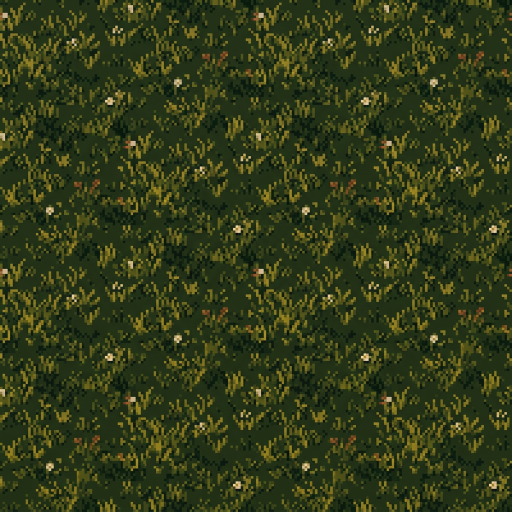
#> input picture assets_src/world/grass_tile.png, 1024 x 1024 px, found by its file name (shown at 1/2 size)
$ python gen_region_tiles.py
#> lines starting #> are read from the running program, lines starting #| are printed output that depends on the picture
#> the loop in main, `for key, build in BUILDERS.items():` made 9 passes
#| [tiles] cliff_tile.png         256x256  26955 B
#| [tiles] sand_tile.png          256x256   8864 B
#| [tiles] snow_tile.png          256x256  10603 B
#| [tiles] stone_floor_tile.png   256x256  19148 B
#| [tiles] wood_tile.png          256x256  10850 B
#| [tiles] water_tile.png         256x256  18222 B
#> pass 1, in quantise, `out = Image.fromarray(img, "RGB").quantize( colors=colours, method=Ima..`:
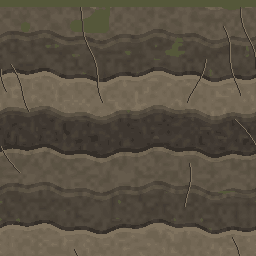
#> out: PIL image 256x256 RGB; mean R, G, B 89.2, 80.5, 66.8
#> pass 2, in quantise (call 2), `out = Image.fromarray(img, "RGB").quantize( colors=colours, method=Ima..`:
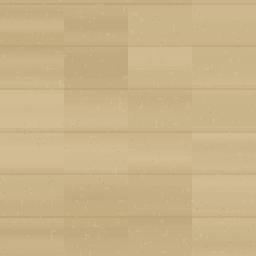
#> out: PIL image 256x256 RGB; mean R, G, B 200.8, 179, 136.9
#> pass 3, in quantise (call 3), `out = Image.fromarray(img, "RGB").quantize( colors=colours, method=Ima..`:
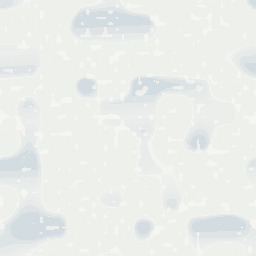
#> out: PIL image 256x256 RGB; mean R, G, B 235.1, 237.9, 235
#!/usr/bin/env python3
"""Generate the terrain/prop textures that REGION "Yaros" (step 2) needs.

The old valley used two hand-made tiles (grass, dirt). A tiered region needs a
few more surfaces - cliff rock, sand, snow, dressed stone, bridge wood, water -
and they must sit in the SAME visual language: 256x256, nearest-filtered pixel
art, warm palette, no gradients, no smooth noise.

Everything here is procedural but deterministic: the same seed writes
byte-identical PNGs, so a rebuild never dirties the repository by accident.

    python3 tools/gen_region_tiles.py
    python3 tools/gen_region_tiles.py --only cliff

Output: game/game/world/textures/*.png (world.pck).
"""

from __future__ import annotations

import argparse
import math
import os

import numpy as np
from PIL import Image

HERE = os.path.dirname(os.path.abspath(__file__))
OUT = os.path.join(HERE, "..", "game", "game", "world", "textures")

SIZE = 256
SEED = 20251025


# ------------------------------------------------------------------ noise -----
def _rng(seed: int) -> np.random.Generator:
    return np.random.default_rng(seed)


def tile_noise(size: int, cells: int, seed: int) -> np.ndarray:
    """Smooth value noise that wraps at the edges (so the texture tiles)."""
    rng = _rng(seed)
    grid = rng.random((cells, cells))
    # bilinear over a circular grid: sample at 4 neighbours and wrap the index
    ys = np.linspace(0.0, cells, size, endpoint=False)
    xs = np.linspace(0.0, cells, size, endpoint=False)
    y0 = np.floor(ys).astype(int)
    x0 = np.floor(xs).astype(int)
    fy = (ys - y0)[:, None]
    fx = (xs - x0)[None, :]
    fy = fy * fy * (3.0 - 2.0 * fy)
    fx = fx * fx * (3.0 - 2.0 * fx)
    g00 = grid[np.ix_(y0 % cells, x0 % cells)]
    g10 = grid[np.ix_(y0 % cells, (x0 + 1) % cells)]
    g01 = grid[np.ix_((y0 + 1) % cells, x0 % cells)]
    g11 = grid[np.ix_((y0 + 1) % cells, (x0 + 1) % cells)]
    top = g00 * (1.0 - fx) + g10 * fx
    bot = g01 * (1.0 - fx) + g11 * fx
    return top * (1.0 - fy) + bot * fy


def speckles(size: int, count: int, seed: int, length: int = 2) -> np.ndarray:
    """Vertical 1 px strokes, the trick that makes the old grass read as pixel
    art rather than as a noise field."""
    m = np.zeros((size, size), dtype=bool)
    rng = _rng(seed)
    xs = rng.integers(0, size, count)
    ys = rng.integers(0, size, count)
    for x, y in zip(xs, ys):
        m[y : y + length, x] = True
    return m


def mix(a: tuple, b: tuple, t: float) -> tuple:
    return tuple(int(round(a[i] + (b[i] - a[i]) * t)) for i in range(3))


def shade(base: tuple, k: float) -> tuple:
    return tuple(max(0, min(255, int(round(c * k)))) for c in base)


def put(img: np.ndarray, mask: np.ndarray, colour: tuple, alpha: float = 1.0) -> None:
    """Paint `colour` where `mask` is set, keeping the existing colour by
    `1 - alpha`. Works on an (h, w, 3) uint8 array."""
    mask = np.broadcast_to(mask, img.shape[:2])
    if alpha >= 1.0:
        img[mask] = colour
        return
    for c in range(3):
        img[..., c][mask] = (
            img[..., c][mask] * (1.0 - alpha) + colour[c] * alpha
        ).astype(np.uint8)


def quantise(img: np.ndarray, colours: int, name: str) -> Image.Image:
    out = Image.fromarray(img, "RGB").quantize(
        colors=colours, method=Image.MEDIANCUT, dither=Image.Dither.NONE
    ).convert("RGB")
    return out


def save(img: Image.Image, name: str) -> None:
    path = os.path.join(OUT, name + ".png")
    img.save(path, optimize=True)
    print("[tiles] %-22s %dx%d %6d B" % (name + ".png", img.width, img.height,
                                          os.path.getsize(path)))


# ------------------------------------------------------------------ tiles -----
def cliff() -> Image.Image:
    """Layered rock face. Strata run horizontally because the walls in the world
    are vertical: a horizontal band reads as sediment, and it hides the seam
    where one 1.8 m level meets the next."""
    base = np.zeros((SIZE, SIZE, 3), dtype=np.uint8)
    bands = [(96, 86, 72), (76, 68, 58), (116, 104, 86), (64, 57, 50)]
    n_grain = tile_noise(SIZE, 64, SEED + 2)
    xs = np.arange(SIZE)
    ys = np.arange(SIZE)
    warp = 4.0 * np.sin(xs * 2.0 * np.pi / 128.0) + 2.0 * np.sin(xs * 2.0 * np.pi / 37.0)
    for y in range(SIZE):
        for x in range(SIZE):
            v = (y + warp[x]) / 38.0
            band = int(np.floor(v)) % len(bands)
            f = v - np.floor(v)
            c = bands[band]
            if f < 0.11:
                c = shade(c, 1.16)
            elif f > 0.90:
                c = shade(c, 0.78)
            jitter = (float(n_grain[y, x]) - 0.5) * 18.0
            base[y, x] = (max(0, min(255, int(c[0] + jitter))),
                          max(0, min(255, int(c[1] + jitter))),
                          max(0, min(255, int(c[2] + jitter))))
    # vertical cracks: a dark core with a lit edge on one side
    rng = _rng(SEED + 3)
    for _ in range(7):
        x = float(rng.integers(8, SIZE - 8))
        y = int(rng.integers(0, SIZE))
        length = int(rng.integers(40, 130))
        drift = float(rng.uniform(-0.8, 0.8))
        for i in range(length):
            xx = int(round(x + drift * i + 2.0 * np.sin(i / 9.0))) % SIZE
            yy = (y + i) % SIZE
            base[yy, xx] = shade(bands[3], 0.55)
            if xx + 1 < SIZE:
                base[yy, xx + 1] = shade(bands[2], 1.10)
    # moss: the top lip and a few damp pockets, never a camouflage field
    moss_n = tile_noise(SIZE, 10, SEED + 4)
    top = np.arange(SIZE)[:, None] < 7
    put(base, top, (78, 92, 48), 0.9)
    put(base, (moss_n > 0.78) & (np.arange(SIZE)[:, None] < 60), (74, 90, 46), 0.55)
    put(base, tile_noise(SIZE, 28, SEED + 5) > 0.93, (104, 120, 64), 0.25)
    return quantise(base, 18, "cliff_tile")


def sand() -> Image.Image:
    n1 = tile_noise(SIZE, 5, SEED + 10)
    n2 = tile_noise(SIZE, 21, SEED + 11)
    base = np.zeros((SIZE, SIZE, 3), dtype=np.uint8)
    pale = (214, 196, 156)
    warm = (188, 162, 118)
    dark = (150, 126, 88)
    for y in range(SIZE):
        for x in range(0, SIZE, 64):
            t = float(np.clip(0.65 * n1[y, x] + 0.35 * n2[y, x], 0, 1))
            base[y, x : x + 64, :] = mix(pale, warm, t)
    # wide, soft ripples: the beach cue at a glance, at low contrast
    for band in range(6):
        y0 = band * SIZE // 6
        put(base, (np.arange(SIZE)[:, None] >= y0) & (np.arange(SIZE)[:, None] < y0 + 3),
            shade(warm, 1.06), 0.30)
        put(base, (np.arange(SIZE)[:, None] >= y0 + 3) & (np.arange(SIZE)[:, None] < y0 + 5),
            dark, 0.18)
    put(base, speckles(SIZE, 240, SEED + 12), (228, 212, 176), 0.28)
    put(base, speckles(SIZE, 300, SEED + 13, 1), (166, 142, 104), 0.35)
    put(base, tile_noise(SIZE, 60, SEED + 14) > 0.90, (222, 204, 166), 0.25)
    return quantise(base, 18, "sand_tile")


def snow() -> Image.Image:
    """Snow reads as snow because of its SHADOWS, not its white: soft blue-grey
    drift shadows with a lit crust above them, plus a little sparkle."""
    base = np.zeros((SIZE, SIZE, 3), dtype=np.uint8)
    white = (238, 240, 236)
    lit = (250, 250, 246)
    shade_blue = (182, 198, 212)
    drift = tile_noise(SIZE, 9, SEED + 20)
    grain = tile_noise(SIZE, 44, SEED + 21)
    xs = np.arange(SIZE)[None, :]
    ys = np.arange(SIZE)[:, None]
    bank = np.clip((0.42 - drift) / 0.16, 0.0, 1.0) * 0.55
    bank *= np.clip(0.55 + 0.45 * np.sin(ys * 0.09 + xs * 0.004), 0.0, 1.0)
    for y in range(SIZE):
        for x in range(SIZE):
            c = mix(white, shade_blue, float(bank[y, x]))
            if grain[y, x] > 0.82:
                c = mix(c, lit, 0.6)
            base[y, x] = c
    put(base, (np.clip((0.42 - drift) / 0.16, 0.0, 1.0) < 0.12)
        & (drift < 0.42), lit, 0.55)
    put(base, tile_noise(SIZE, 70, SEED + 23) > 0.97, (255, 255, 255), 0.9)
    return quantise(base, 10, "snow_tile")


def stone_floor() -> Image.Image:
    """Dressed slabs: 2x2 blocks per tile, mortar dark, chipped corners."""
    n1 = tile_noise(SIZE, 7, SEED + 30)
    n2 = tile_noise(SIZE, 24, SEED + 31)
    base = np.zeros((SIZE, SIZE, 3), dtype=np.uint8)
    cool = (124, 118, 108)
    warm = (146, 138, 124)
    mortar = (78, 74, 66)
    for y in range(SIZE):
        for x in range(SIZE):
            t = float(np.clip(0.55 * n1[y, x] + 0.45 * n2[y, x], 0, 1))
            base[y, x] = mix(cool, warm, t)
    for k in range(1, 4):
        seam = (k * SIZE // 4) + 2
        base[:, seam - 1 : seam + 1] = mortar
        base[seam - 1 : seam + 1, :] = mortar
    # slab bevels: lighter top edge, darker bottom edge inside each block
    for by in range(4):
        for bx in range(4):
            y0, x0 = by * 64, bx * 64
            base[y0 + 2 : y0 + 4, x0 + 2 : x0 + 62] = shade(warm, 1.12)
            base[y0 + 60 : y0 + 62, x0 + 2 : x0 + 62] = shade(cool, 0.82)
    put(base, (n2 > 0.80), shade(warm, 1.10), 0.45)
    put(base, tile_noise(SIZE, 30, SEED + 32) > 0.88, (86, 96, 62), 0.35)  # moss in joints
    return quantise(base, 16, "stone_floor_tile")


def wood() -> Image.Image:
    """Bridge/dock planks: horizontal boards, dark seams every 32 px."""
    n1 = tile_noise(SIZE, 4, SEED + 40)
    n2 = tile_noise(SIZE, 40, SEED + 41)
    base = np.zeros((SIZE, SIZE, 3), dtype=np.uint8)
    light = (150, 112, 74)
    mid = (124, 90, 58)
    dark = (88, 62, 40)
    for y in range(SIZE):
        plank = y // 32
        t = float(np.clip(0.5 * n1[y, 0] + 0.5 * n2[y, 0] + 0.08 * (plank % 2), 0, 1))
        base[y, :, :] = mix(mid, light, t)
    for seam in range(0, SIZE + 1, 32):
        base[max(0, seam - 2) : seam, :] = dark
    # grain: long horizontal strokes, darker
    put(base, ((n2 > 0.66) & (n2 < 0.74)) | (n2 < 0.05), shade(dark, 1.1), 0.35)
    # nails at the plank ends
    rng = _rng(SEED + 42)
    for y in range(16, SIZE, 32):
        for _ in range(2):
            x = int(rng.integers(6, SIZE - 6))
            base[y - 1 : y + 2, x - 1 : x + 2] = (70, 72, 74)
    return quantise(base, 16, "wood_tile")


def water() -> Image.Image:
    """A tile the water shader scrolls twice at different speeds: broad swell
    plus fine chop. Low contrast on purpose - the tint comes from depth."""
    base = np.zeros((SIZE, SIZE, 3), dtype=np.uint8)
    deep = (38, 60, 68)
    lift = (66, 94, 96)
    crest = (126, 146, 136)
    xs = np.arange(SIZE)[None, :]
    ys = np.arange(SIZE)[:, None]
    swell = np.sin(ys * 2.0 * np.pi / 34.0 + 1.6 * np.sin(xs * 2.0 * np.pi / 96.0))
    chop = np.sin((ys * 1.9 + xs * 0.35) * 2.0 * np.pi / 17.0
                  + 0.8 * np.sin(xs * 2.0 * np.pi / 48.0))
    t = np.clip(0.55 * (0.5 + 0.5 * swell) + 0.45 * (0.5 + 0.5 * chop), 0.0, 1.0)
    for y in range(SIZE):
        for x in range(SIZE):
            base[y, x] = mix(deep, lift, float(t[y, x]) * 0.85)
    put(base, (swell > 0.93) & (chop > -0.2), crest, 0.35)
    put(base, (swell < -0.94), shade(deep, 0.85), 0.4)
    put(base, tile_noise(SIZE, 40, SEED + 53) > 0.95, (168, 186, 172), 0.30)
    return quantise(base, 12, "water_tile")


# ------------------------------------------------------------------ props -----
def _alpha_canvas(w: int, h: int) -> np.ndarray:
    return np.zeros((h, w, 4), dtype=np.uint8)


def flowers() -> Image.Image:
    """A clump of small warm flowers. Billboards, never a character."""
    w, h = 96, 64
    img = _alpha_canvas(w, h)
    rng = _rng(SEED + 60)
    stem = (72, 96, 52)
    leaf = (94, 122, 62)
    petals = [(226, 210, 168), (214, 150, 96), (188, 104, 104), (232, 190, 96)]
    for i in range(26):
        x = int(rng.integers(4, w - 4))
        base = h - 1 - int(rng.integers(0, 6))
        height = int(rng.integers(8, 22))
        for k in range(height):
            y = base - k
            if 0 <= y < h:
                img[y, x] = (*stem, 255)
        if rng.random() < 0.6:
            ly = base - height // 2
            lx = x + (1 if rng.random() < 0.5 else -1)
            if 0 <= ly < h and 0 <= lx < w:
                img[ly, lx] = (*leaf, 255)
        top = base - height
        col = petals[int(rng.integers(0, len(petals)))]
        for dx, dy in ((0, 0), (1, 0), (0, -1), (1, -1), (-1, 0)):
            xx, yy = x + dx, top + dy
            if 0 <= xx < w and 0 <= yy < h:
                img[yy, xx] = (*col, 255)
        if 0 <= top + 1 < h:
            img[top + 1, x] = (150, 120, 60, 255)
    return Image.fromarray(img, "RGBA")


def reeds() -> Image.Image:
    w, h = 80, 128
    img = _alpha_canvas(w, h)
    rng = _rng(SEED + 61)
    green = (86, 108, 58)
    dry = (150, 132, 82)
    tip = (176, 150, 96)
    for i in range(18):
        x = int(rng.integers(4, w - 4))
        top = int(rng.integers(16, 54))
        bend = rng.uniform(-0.10, 0.10)
        height = h - top
        for k in range(height):
            y = h - 1 - k
            xx = int(round(x + bend * k))
            if 0 <= xx < w and 0 <= y < h:
                img[y, xx] = (*(green if k < height * 0.75 else dry), 255)
        if 0 <= top < h:
            img[top, max(0, min(w - 1, int(round(x + bend * height))))] = (*tip, 255)
            if top + 1 < h:
                img[top + 1, max(0, min(w - 1, int(round(x + bend * height))))] = (*tip, 220)
    return Image.fromarray(img, "RGBA")


def stump() -> Image.Image:
    w, h = 96, 64
    img = _alpha_canvas(w, h)
    bark = (92, 70, 48)
    bark_light = (128, 100, 68)
    cut = (168, 140, 96)
    ring = (138, 112, 76)
    cx, cy, rx, ry = w // 2, h // 2 + 6, 34, 20
    for y in range(h):
        for x in range(w):
            dx = (x - cx) / rx
            dy = (y - cy) / ry
            if dx * dx + dy * dy <= 1.0:
                img[y, x] = (*bark, 255)
    for y in range(cy - 8, cy - 2):
        for x in range(cx - 24, cx + 24):
            dx = (x - cx) / 30.0
            dy = (y - (cy - 5)) / 4.0
            if dx * dx + dy * dy <= 1.0:
                img[y, x] = (*cut, 255)
    for r in (8, 16, 24):
        for a in range(0, 360, 6):
            x = int(cx + math.cos(math.radians(a)) * r)
            y = int(cy - 5 + math.sin(math.radians(a)) * r * 0.22)
            if 0 <= x < w and 0 <= y < h and img[y, x, 3] > 0:
                img[y, x] = (*ring, 255)
    for y in range(cy, cy + 12):
        for x in range(cx - 30, cx + 30):
            if img[y, x, 3] > 0 and (x + y) % 7 == 0:
                img[y, x] = (*bark_light, 255)
    return Image.fromarray(img, "RGBA")


BUILDERS = {
    "cliff": cliff,
    "sand": sand,
    "snow": snow,
    "stone_floor": stone_floor,
    "wood": wood,
    "water": water,
    "flowers": flowers,
    "reeds": reeds,
    "stump": stump,
}

NAMES = {
    "cliff": "cliff_tile",
    "sand": "sand_tile",
    "snow": "snow_tile",
    "stone_floor": "stone_floor_tile",
    "wood": "wood_tile",
    "water": "water_tile",
    "flowers": "flowers",
    "reeds": "reeds",
    "stump": "stump",
}


def atlas() -> Image.Image:
    """One 1024x512 sheet holding every ground surface, 4x2 cells.

    Why an atlas: each chunk becomes ONE mesh with ONE material, so a phone
    draws the whole valley in a handful of calls instead of one per surface
    type. Cell order (must match RegionMesh.ATLAS_CELL in GDScript):
        0 grass   1 dirt   2 sand   3 cliff-rock
        4 snow    5 stone  6 wood   7 spare
    """
    cells = ["grass_tile", "path_tile", "sand_tile", "cliff_tile",
             "snow_tile", "stone_floor_tile", "wood_tile", "stone_floor_tile"]
    sheet = Image.new("RGB", (SIZE * 4, SIZE * 2))
#> sheet: PIL image 1024x512 RGB; every value is 0
    for i, name in enumerate(cells):
        cell = Image.open(os.path.join(OUT, name + ".png")).convert("RGB")
#> cell is the input picture: PIL image 1024x1024 RGB; mean R, G, B 49.8, 59.2, 24.4
        sheet.paste(cell, ((i % 4) * SIZE, (i // 4) * SIZE))
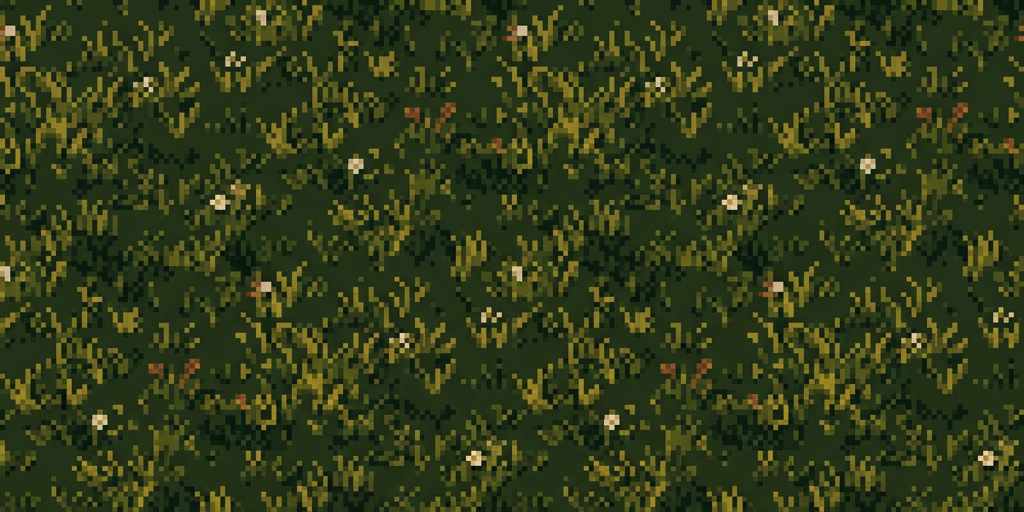
#> sheet: PIL image 1024x512 RGB; mean R, G, B 50, 59.5, 25.1
#> pass 2 of the loop in atlas, `for i, name in enumerate(cells):`:
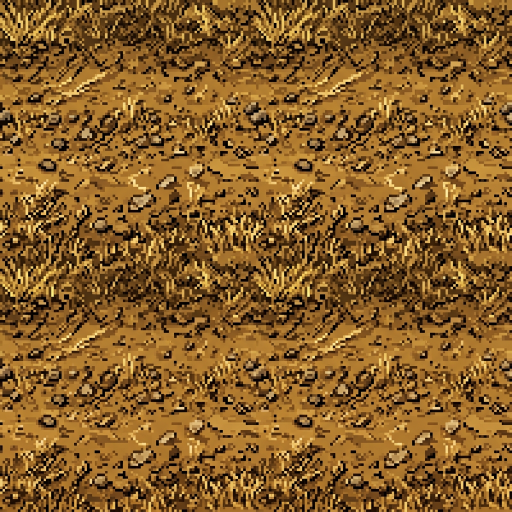
#> input picture assets_src/world/path_tile.png, 1024 x 1024 px, found by its file name (shown at 1/2 size)
#> in atlas, cell is the input picture: PIL image 1024x1024 RGB; mean R, G, B 134.7, 94, 40.4
#> in atlas, `sheet.paste(cell, ((i % 4) * SIZE, (i // 4) * SIZE))`:
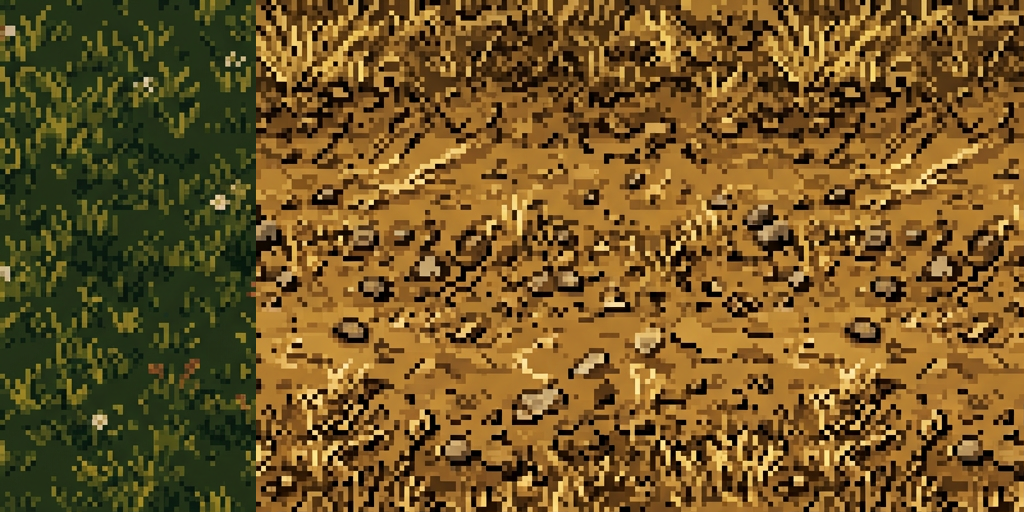
#> sheet: PIL image 1024x512 RGB; mean R, G, B 113.6, 86.1, 37.4
    # one shared palette keeps the sheet a few hundred KB instead of a megabyte,
    # and pixel art has no colours to spare anyway
    return sheet.quantize(colors=160, method=Image.MEDIANCUT, dither=Image.Dither.NONE)
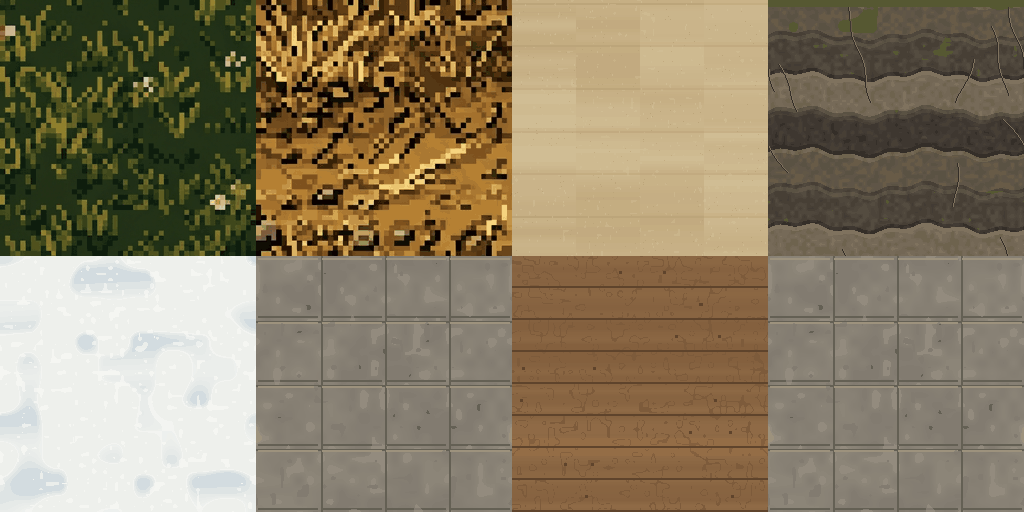
#> returned value: PIL image 1024x512 P; mean R, G, B 138.5, 125.4, 99.8


def main() -> None:
    ap = argparse.ArgumentParser()
    ap.add_argument("--only", default="", help="one key from: " + ", ".join(BUILDERS))
    args = ap.parse_args()
    os.makedirs(OUT, exist_ok=True)
    for key, build in BUILDERS.items():
        if args.only and args.only != key:
            continue
        save(build(), NAMES[key])
    if not args.only:
        save(atlas(), "terrain_atlas")


if __name__ == "__main__":
    main()
